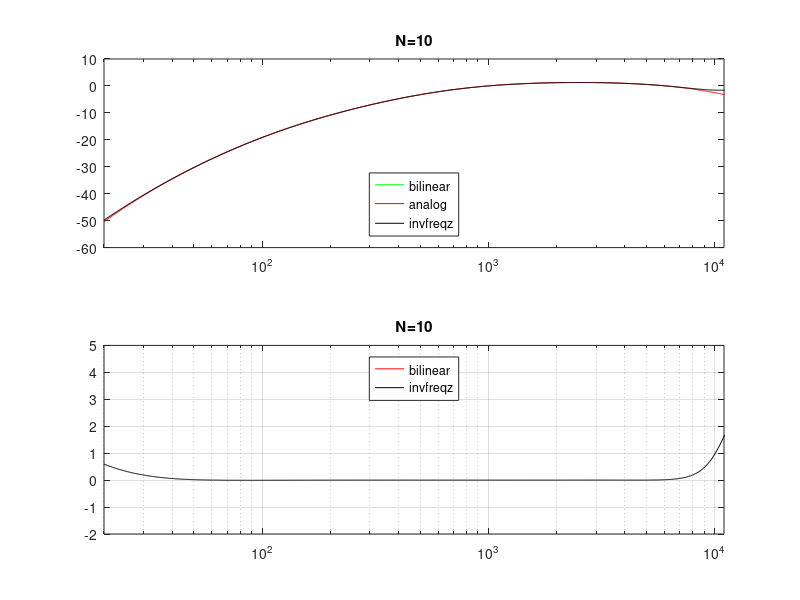

Recreate this plot in MATLAB.


Fs=22050;
Norder = 6;

% A weighting filter has 2 poles at 20 Hz and 12.2 kHz and one pole at 108
% Hz and 738 Hz according to S1.42.
f1 = 20.598997; 
f2 = 107.65265;
f3 = 737.86223;
f4 = 12194.217;
A1000 = 1.9997;

NUMs = [ (2*pi*f4)^2*(10^(A1000/20)) 0 0 0 0 ];
DENs = conv([1 +4*pi*f4 (2*pi*f4)^2],[1 +4*pi*f1 (2*pi*f1)^2]);
DENs = conv(conv(DENs,[1 2*pi*f3]),[1 2*pi*f2]); 



fs=logspace(log10(20),log10(12000), 1000)

% generate the freq response of the analog filter
hs=freqs(NUMs,DENs,2*pi*fs);

% Use the bilinear transformation to get the digital filter for comparison. 
[bbi,abi] = bilinear(NUMs,DENs,Fs);
% get the freq response of the bilinear filter
[hb,fb]=freqz(bbi,abi,fs,Fs);

%for 44100, Nlist=[5307 5789 6810 6935 9335 10575 14952];
% for 48000 Nlist=14860

errmin=10;
errba=10;

Nmins=[1];

Nmin=10;
Nspace=1;
Nmax=500;
% Nlist = 169 363 897
Nlist = [Nmin:Nspace:Nmax];
%Nlist = [897, 128, 256, 512, 1024, 2048, 4096, 8192, 16384]

freq_weights = [15, 20, 25, 32, 50, 63,  125, 250, 500, 1000, 2000,3000 4000, 8000, 10000, 10700, 11000] 
% works well at lf with  N = 197,  
% weights = [5000, 5000, 500, 200, 200, 200, 200, 200, 200, 200, 200, 200, 20, .01, .001, 0.0001]
% works better at lf with N=139
% weights = [5000, 5000, 5000, 2000, 200, 200, 200, 200, 200, 200, 200, 200, 20, .001, .0001, 0.001]

% N=150 with weights below
freq_weights = [15, 20, 25, 32, 50, 63,  125, 250, 500, 1000, 2000,3000 4000, 8000, 10000, 10700, 11000] 
weights = [ 5000, 1000, 5000, 3000, 2000, 200, 100, 100, 100, 100, 10, 10, 10, 10, 1, 0.1,0.1, 0.1]


%size(freq_weights)
%size(weights)




for N=Nlist
    [N,errba,Nmin,errmin]
    %fs=linspace(10,Fs/2,N);
    if Fs>40000
        fmax=20000;
    else
        fmax=Fs/2;
    end

    % generate a new freq vector of length N
    fs2=logspace(0.5,log10(Fs/2),N);

    wt=1./(fs2).^2;
    
    wt(1)=0;
    %wt=zeros(size(fs));
    
    % find the frequencies closest to the weight freq
    % and adjust those weights to ones fixed above
    for J=1:length(freq_weights)
        [~,I] = min(abs(fs2-freq_weights(J)));
        wt(I) = weights(J);
    end
    
    % generate the freq response of the analog filter at fs2
    hs2=freqs(NUMs,DENs,2*pi*fs2);
    % use invfreqz to get filter coefficients
    %[bd4,ad4]=invfreqz(hs2,pi*fs2/max(fs2),8,8,wt,100,0.00001);
    [bd4,ad4]=invfreqz(hs2,pi*fs2/max(fs2),Norder,Norder,wt);
    %[bd4,ad4]=invfreqz(hs2,pi*fs2/max(fs2),Norder,Norder,wt);
    % generate the freq response of the digital filter at fs
    [hd4,fd4]=freqz(bd4,ad4,fs,Fs);
     
    
    
    
    [~,Imin]=min(abs(f2-20));  % find I closest to 10
    [~,Imax]=min(abs(f2-20000)); % find I closest to 20k
    % ahd=abs(hd4(Imin:Imax));
    % ahs=abs(hs(Imin:Imax));
    ahd=abs(hd4);
    ahs=abs(hs);
      
    
    diff=20*log10(ahd./ahs);
    % errba=norm(diff)/1000;
    errba = max(abs(diff));
    if errba<errmin
        
        fulldiff=20*log10(abs(hd4)./abs(hs));
        bidiff = 20*log10(abs(hb)./abs(hs));
        Nmin=N;
        Nmins=[Nmins;Nmin];
        errmin=errba;
        wtmin=wt;
 
        
        subplot(2,1,1)
        semilogx(fs,20*log10(abs(hb)),'g',fb,20*log10(abs(hs)),'r',fd4,20*log10(abs(hd4)),'k')
     	axis([20,fmax,-60,+10])
        legend('bilinear','analog','invfreqz','location','south')
        title(sprintf("N=%d",Nmin))
        
        subplot(2,1,2)
     	semilogx(fs,bidiff,'r', fs, fulldiff, 'k')
        grid
        
        axis([20,fmax,-2,+5])
        legend('bilinear','invfreqz','location', 'north')
        title(sprintf("N=%d",Nmin))
        

        pause(1)
    end
end
Nmin
Fs
disp('From freqz')
disp(sprintf('a = [%#1.15g,%#1.15g,%#1.15g,%#1.15g,%#1.15g,%#1.15g]',ad4))
disp(sprintf('b = [%#1.15g,%#1.15g,%#1.15g,%#1.15g,%#1.15g,%#1.15g]',bd4))
disp('From bilinear')
disp(sprintf('a_Awt_%2.0fk=[%#1.15g,%#1.15g,%#1.15g,%#1.15g,%#1.15g]',Fs/1000,abi))
disp(sprintf('b_Awt_%2.0fk=[%#1.15g,%#1.15g,%#1.15g,%#1.15g,%#1.15g]',Fs/1000,bbi))

